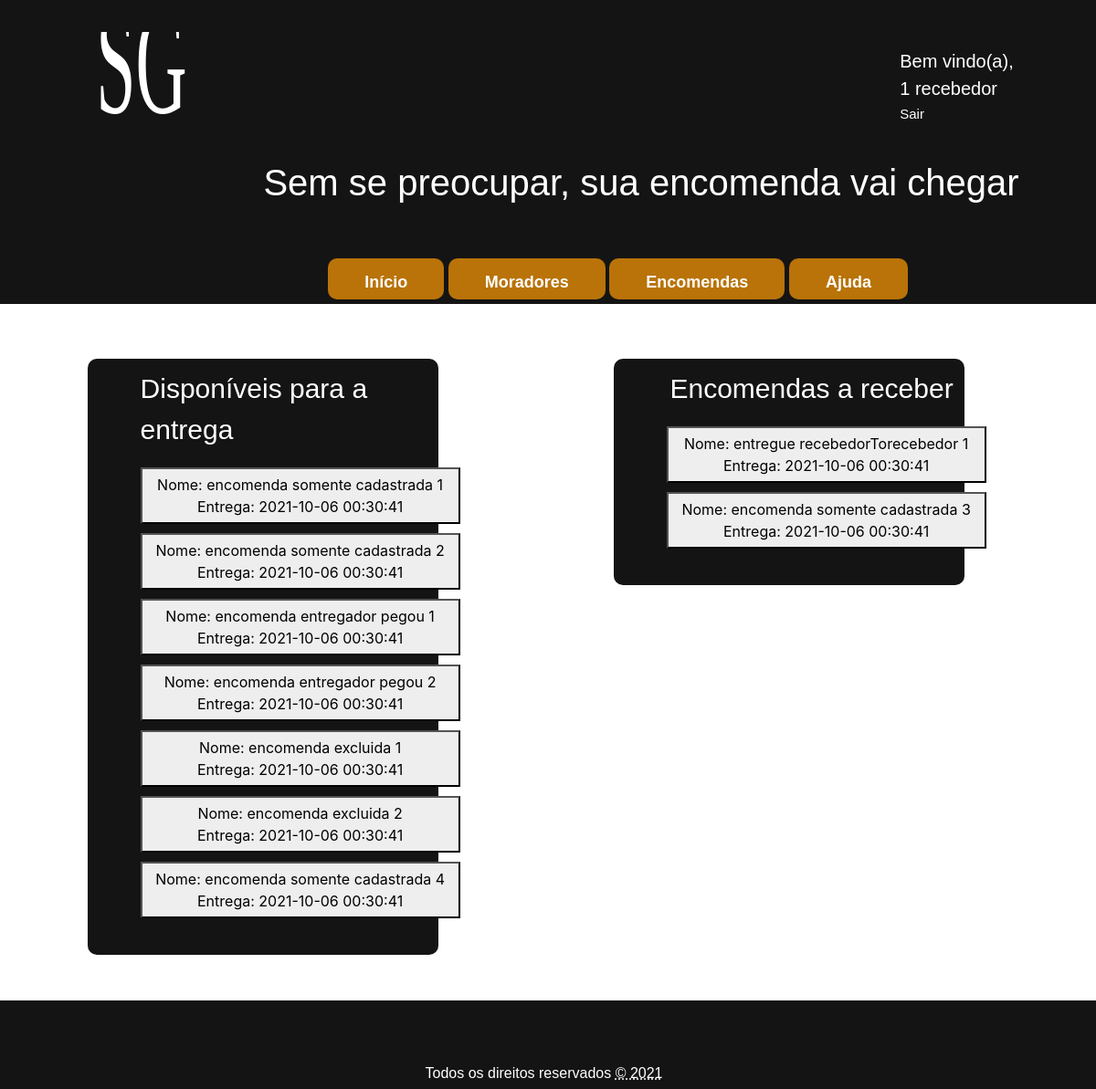
/ (signed in), run on the app's committed database.
### tables this page shows
CREATE TABLE encomenda (
	
	id 						INT 		NOT NULL AUTO_INCREMENT,
	nome 					VARCHAR(50) NOT NULL,
	cadastrada_morador_id 	INT 		NOT NULL,
	entregador_id 			INT 		NOT NULL,	
	data_cadastro 			TIMESTAMP 	NOT NULL,
	previsao_data_entrega 	TIMESTAMP 	NULL,
	foi_entregue 			INT 		NOT NULL,
	entregador_pegou 		INT 		NOT NULL,
	excluido 				INT 		NOT NULL,
	PRIMARY KEY (id),
	FOREIGN KEY (cadastrada_morador_id) REFERENCES morador (id),
	FOREIGN KEY (entregador_id) 		REFERENCES morador (id)	
);

### routers.php (called while the page is built, shortened)
<?php
$bootstrap_css_path = "/SGE/src/public/bootstrap/css/bootstrap.min.css";
$template_top_path = "/SGE/src/public/css/top.css";
$template_bottom_path = "/SGE/src/public/css/bottom.css";
$index_path = "/SGE/src/index.php";
$index_servico_path = "/SGE/src/index_servico.php";
$logout_servico_path = "/SGE/src/pages/login/logout_servico.php";
$logo_img_path = "/SGE/src/public/img/SGE_logo.svg";
?>

### database/funcoes_gerais.php (called while the page is built, shortened)
<?php
class Funcoes_gerais {
	private $conn;
	public function __construct($db) {
		$this->conn = $db;
	}
	public function lista_obj($tabela, $params = null, $fields) {
		$lista = array();
		$sql = "SELECT {$fields} FROM {$tabela} {$params}";
		$result = $this->conn->query($sql);
		if ($result->rowCount() > 0) {
			foreach ($result as $data) {
				array_push($lista, $data);
			}
		}
		return $lista;
	}
}
?>

### index_servico.php (the view, shortened to what this page needs)
<?php
include("./routers.php");
include("./database/funcoes_gerais.php");
function carrega_itens($condicao, $acao) {
	$id_logado = $_SESSION['morador_logado'][0];;
    if ($acao == 0) {
        $params = "WHERE cadastrada_morador_id {$condicao} {$id_logado} AND foi_entregue = 0 AND entregador_pegou = 0 AND excluido = 0 ORDER BY previsao_data_entrega ASC";
    }
    else {
        $params = "WHERE cadastrada_morador_id {$condicao} {$id_logado} AND foi_entregue = 0 AND excluido = 0 ORDER BY previsao_data_entrega ASC";
    }
	echo carrega_info($params, $acao);
}
function carrega_info($params, $acao) {
	$database = new Database();
	$db = $database->getConnection();
	$index_obj = new Funcoes_gerais($db);
	$lista = $index_obj->lista_obj('encomenda', $params, '*');
	$div = "";
	for ($i = 0; $i < count($lista); $i++) {
		$div .="
        <form action='{$index_servico_path}' method='POST' name='Form'>
            <button type='submit' class='encomenda_box' name='btn_encomenda' value='{$lista[$i][0]}{$acao}'>
                Nome: {$lista[$i][1]} </br>
                Entrega: {$lista[$i][4]}
            </button>
        </form>
		";
	}
	return $div;
}
?>

### template/top.php (shortened to what this page needs)
<?php include_once "./routers.php"; ?>
<!DOCTYPE html>
<html lang="pt-br">
	<head>
		<link rel="stylesheet" href="<?php echo $bootstrap_css_path; ?>">
		<link rel="stylesheet" href="<?php echo $template_top_path; ?>">
		<link rel="stylesheet" href="<?php echo $template_bottom_path; ?>">
	</head>
	<body>
		<header>
			<nav class="menu">
				<div class="logo_img">
					<img src="<?php echo $logo_img_path; ?>" alt="logo " id="logo_img_container">
				</div>
				<?php
				if (isset($_SESSION['morador_logado'])) {
					echo "
                        <div class='logout'>
                        <span>Bem vindo(a), </span>
                        <label> {$_SESSION['morador_logado'][1]}</label></br>
	    				<a href='{$logout_servico_path}'>Sair</a>
                        </div>
					";
				}
				?>
				<div class="slogan">
					<h3 id="slogan">Sem se preocupar, sua encomenda vai chegar</h3>
				</div>
				<div class="menuItem">
					<div class="dropdown">
						<a href="<?php echo $index_path; ?>">
							<button class="dropbtn">Início</button>
						</a>
					</div>
					<div class="dropdown">
						<button class="dropbtn">Moradores</button>
					</div>
					<div class="dropdown">
						<button class="dropbtn">Encomendas</button>
					</div>
					<div class="dropdown">
						<a href="<?php echo $ajuda_path; ?>">
							<button class="dropbtn">Ajuda</button>
						</a>
					</div>
				</div>
			</nav>
		</header>
		<main class="content">

### index.php (shortened to what this page needs)
<?php
include("./template/top.php");
include("../../routers.php");
include('./index_servico.php');
?>
<link rel="stylesheet" href="/SGE/src/public/css/index.css">
<div class="container_info">
	<aside class="encomenda_entregar">
		<p id="titulo_entregar">Disponíveis para a entrega</p>
		<?php carrega_itens('!=', 0);?>
	</aside>
	<aside class="encomenda_receber">
		<p id="titulo_receber">Encomendas a receber</p>
		<?php carrega_itens('=', 1);?>
	</aside>
</div>
<?php include("./template/bottom.php"); unset($_SESSION['op_status']); ?>

### template/bottom.php
</main>
<br/><br/><br/><br/><br/><br/>
<footer class="footer_container">
	<br/><br/>
	<p id = "rights"> Todos os direitos reservados <abbr = title = "copy right">&copy  <?php echo date("Y"); ?></p>
</footer>
</body>
</html>

### public/css/top.css (style rules this page uses)
body { background-color: rgba(255,255,255,1); }
.logo_img img { width: 100px; margin: 30px 0px 0px 100px; display: inline-block; }
#slogan { font-size: 40px; font-family: Arial; color: white; margin: -50px 0px 5% 24%; position: relative; display: inline-block; }
.logout { position: relative; display: block; margin: -7% 0px 5% 83%; font-family: Arial; font-size: 20px; color: white; }
.logout a { font-size: 15px; margin: -3% 0px 0% 0%; display: block; color: white; text-decoration: none; }
.menu { background-color: rgba(20,20,20,1); position: relative; width: 100%; padding: 5px 14px 5px 5px; margin: 0px; }
.dropbtn { background-color: #B97308; color: white; padding: 13px 40px 5px 40px; font-size: 18px; border: none; cursor: pointer; }
.dropdown { position: relative; display: inline-block; }
.menuItem { margin: 0px 0px 0px 30%; }
.dropbtn { font-family: Arial; font-weight: bold; list-style: none; border-radius: 10px; }

### public/css/bottom.css (style rules this page uses)
.footer_container { position: relative; width: 100%; background-color: rgba(20,20,20,1); padding: 5px 14px 5px 5px; clear: both; margin: 10% 0px 0px 0px; }
.footer_container p#rights { margin: 0px 0px 0px 0px; padding: 15px 0px 0px 0px; color: white; text-align: center; font-family: Arial; }

### public/css/index.css (style rules this page uses)
.container_info { position: relative; width: 80%; margin: 5% 0px 0px 8%; }
.encomenda_entregar, .encomenda_receber { width: 40%; min-width: 40%; position: relative; float: left; background-color: rgba(20,20,20,1); margin: 0px 50px 50px 0px; padding: 0px 0px 30px 0px; border-radius: 10px; }
.encomenda_receber { margin: 0px 0px 0px 10%; float: right; }
#titulo_entregar, #titulo_receber { font-size: 30px; font-family: Arial; color: white; margin: 10px 0px 5% 15%; position: relative; display: inline-block; }
#titulo_receber { margin: 10px 0px 5% 16%; }
.encomenda_box { position: relative; display: flex; flex-wrap: wrap; flex-direction: row; display: inline-block; width: 350px; min-height: 50px; padding: 5px; margin: 0px 0px 10px 15%; background-color: #eeeeee; transition: 0.5s; cursor: pointer; }

### data on the page
encomenda: $lista[$i][0] 1 (drawn), nome "encomenda somente cadastrada 1", data_cadastro "2021-10-06 00:30:41"
encomenda: $lista[$i][0] 2 (drawn), nome "encomenda somente cadastrada 2", data_cadastro "2021-10-06 00:30:41"
encomenda: $lista[$i][0] 3 (drawn), nome "encomenda entregador pegou 1", data_cadastro "2021-10-06 00:30:41"
encomenda: $lista[$i][0] 4 (drawn), nome "encomenda entregador pegou 2", data_cadastro "2021-10-06 00:30:41"
encomenda: $lista[$i][0] 5 (drawn), nome "encomenda excluida 1", data_cadastro "2021-10-06 00:30:41"
encomenda: $lista[$i][0] 6 (drawn), nome "encomenda excluida 2", data_cadastro "2021-10-06 00:30:41"
encomenda: $lista[$i][0] 12 (drawn), nome "encomenda somente cadastrada 4", data_cadastro "2021-10-06 00:30:41"
encomenda: $lista[$i][0] 9 (drawn), nome "entregue recebedorTorecebedor 1", data_cadastro "2021-10-06 00:30:41"
encomenda: $lista[$i][0] 11 (drawn), nome "encomenda somente cadastrada 3", data_cadastro "2021-10-06 00:30:41"

### other printed values
$_SESSION['morador_logado'][1] "1 recebedor"
